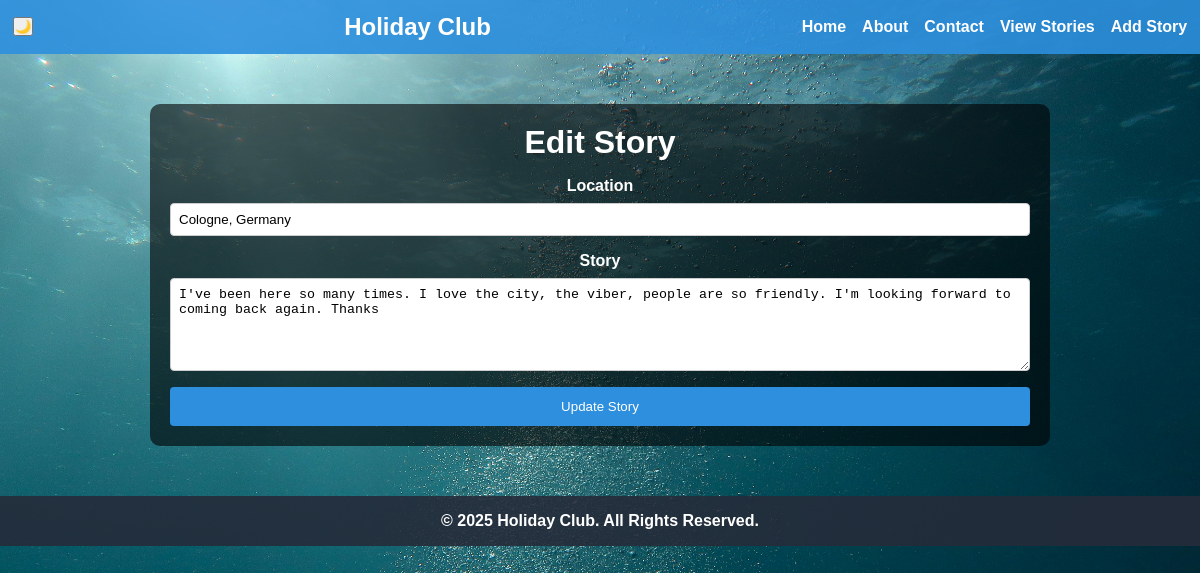
Page /editstory/6 on the committed database.
### tables this page shows
CREATE TABLE stories (
      id INTEGER PRIMARY KEY AUTOINCREMENT,
          user_id INTEGER NOT NULL,
              location TEXT NOT NULL,
                  story_text TEXT NOT NULL,
                      FOREIGN KEY (user_id) REFERENCES users(id)
                        );

### app.py (the view, shortened to what this page needs)
@app.route('/editstory/<int:story_id>', methods=['GET', 'POST'])
def edit_story(story_id):
    conn = get_db_connection()
    story = conn.execute(
        'SELECT * FROM stories WHERE id = ?',
        (story_id,)
    ).fetchone()
    if story is None:
        conn.close()
        flash("Story not found!", "error")
        return redirect(url_for('view_story'))
    conn.close()
    return render_template('editstory.html', story=story)

### app.py (called while the page is built)
def get_db_connection():
    conn = sqlite3.connect(DATABASE)
    conn.row_factory = sqlite3.Row
    conn.execute('PRAGMA foreign_keys = ON;')
    return conn

### templates/editstory.html
{% extends 'base.html' %}
{% block content %}
<h1>Edit Story</h1>
<form method="POST" action="{{ url_for('edit_story', story_id=story.id) }}">
  <div class="form-group">
    <label for="location">Location</label>
    <input type="text" name="location" value="{{ story.location }}" required/>
  </div>
  <div class="form-group">
    <label for="story_text">Story</label>
    <textarea name="story_text" rows="5" required>{{ story.story_text }}</textarea>
  </div>
  <button type="submit">Update Story</button>
</form>
{% endblock %}

### static/css/styles.css (style rules this page uses)
* { margin: 0; padding: 0; box-sizing: border-box; }
body { background: url("../images/background.jpg") no-repeat center center fixed; background-size: cover; font-family: Arial, sans-serif; color: white; margin: 0; padding: 0; }
h1, h2 { margin-bottom: 1rem; }
form { display: flex; flex-direction: column; gap: 1rem; }
.form-group { display: flex; flex-direction: column; }
label { font-weight: bold; margin-bottom: 0.5rem; }
input[type="text"], input[type="email"], textarea { padding: 0.5rem; border: 1px solid #ccc; border-radius: 4px; }
button[type="submit"], .btn { background-color: #2d8fdd; color: #fff; border: none; padding: 0.75rem 1.25rem; border-radius: 4px; cursor: pointer; text-decoration: none; display: inline-block; }

### rows in the picture
stories: location "Cologne, Germany", story_text "I've been here so many times. I love the city, the viber, people are so friendly. I'm looking forward to coming back again. Thanks"
